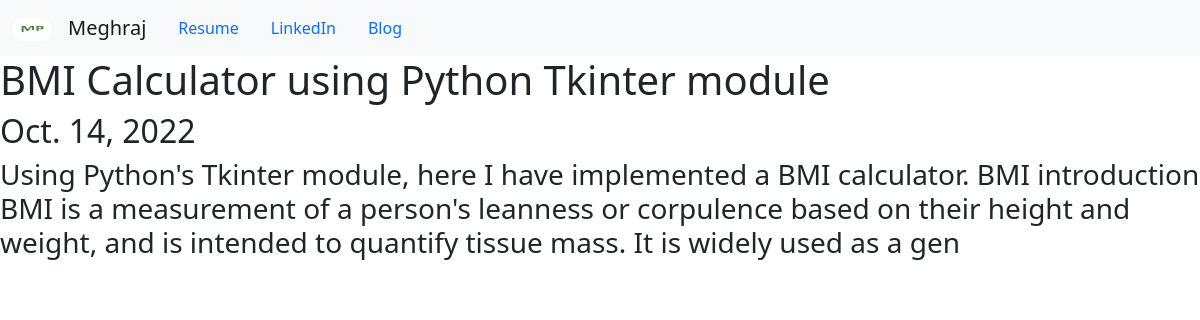
Page /blogg/6/ on the committed database.
### blogg/models.py (models this page shows, shortened)
class Blogg(models.Model):
    title = models.CharField(max_length=100)
    description = models.CharField(max_length=250)
    date = models.DateField()

### blogg/views.py (the view)
# urls.py: path('<int:blogg_id>/', views.detail, name = 'detail'),
def detail(request, blogg_id):
    blogg = get_object_or_404(Blogg, pk=blogg_id)
    return render(request, 'blogg/detail.html', {'blogg': blogg})

### blogg/templates/blogg/detail.html
{% extends 'portfolio/base.html'%}
{%block content%}
<h1> {{blogg.title}} </h1>
<h2> {{blogg.date}} </h2>
<h3> {{blogg.description}} </h3>
{%endblock%}

### rows in the picture
Blogg: title "BMI Calculator using Python Tkinter module", date "Oct. 14, 2022", description "Using Python's Tkinter module, here I have implemented a BMI calculator. BMI introduction BMI is a measurement of a person's leanness or corpulence based on their height and weight, and is intended to quantify tissue mass. It is widely used as a gen"
